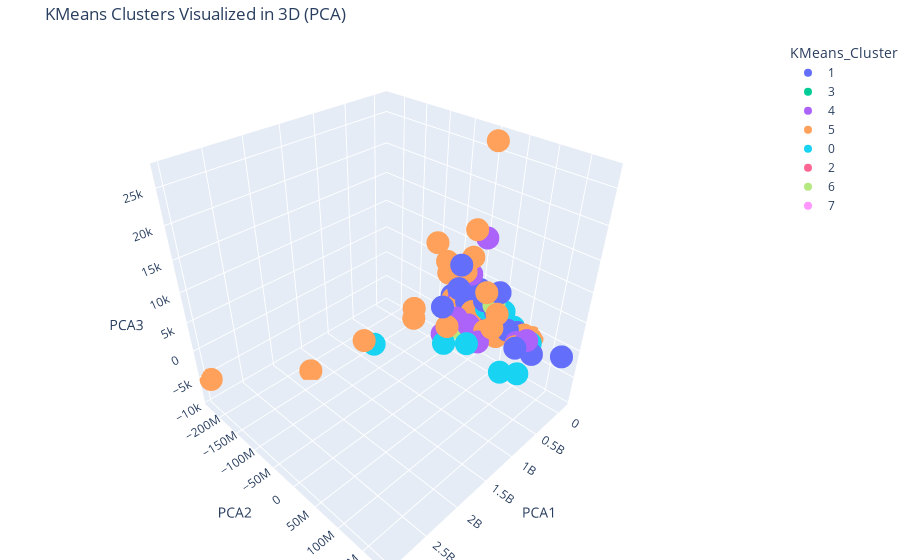

Write notebook code for a chart like this one.
### Code cell
import pandas as pd
from sklearn.decomposition import PCA
import plotly.express as px
import plotly.graph_objects as go

sample_for_plot = non_binnary_df.sample(2000, random_state=42)
pca = PCA(n_components=3)
reduced = pca.fit_transform(sample_for_plot)

plot_df = pd.DataFrame(reduced, columns=['PCA1', 'PCA2', 'PCA3'])
plot_df['KMeans_Cluster'] = sample_for_plot['KMeans_Cluster'].astype(str)  # for categorical coloring


fig = px.scatter_3d(
    plot_df,
    x='PCA1',
    y='PCA2',
    z='PCA3',
    color='KMeans_Cluster', # Color points by cluster
    title='KMeans Clusters Visualized in 3D (PCA)',
    labels={'PCA1': 'PCA Component 1', 'PCA2': 'PCA Component 2', 'PCA3': 'PCA Component 3'}, # Optional: set axis labels
    size_max=8 # Adjust point size
)

fig.update_layout(
    margin=dict(l=0, r=0, b=0, t=40), # Adjust margins
    scene=dict( # Update scene to set axis titles
        xaxis_title='PCA1',
        yaxis_title='PCA2',
        zaxis_title='PCA3'
    )
)
fig.update_layout(scene_camera=dict(
    up=dict(x=0, y=0, z=1),
    center=dict(x=0, y=0, z=0), # Center of the view
    eye=dict(x=1.25, y=1.25, z=1.25) # Position of the camera
))
fig.show()
